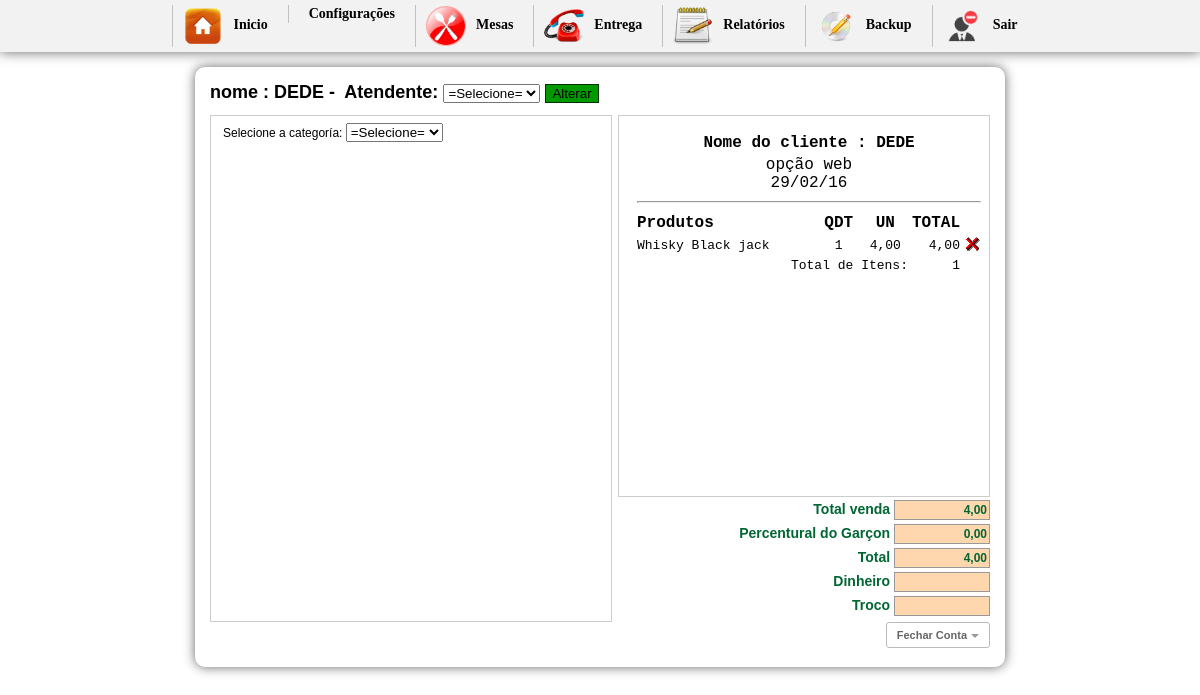
The app's page /inicio2.php?btn=vendapedido&id_mesa=40&idGarcon=27 (signed in) with its own data.
### tables this page shows
CREATE TABLE IF NOT EXISTS `pedido` (
  `id_mesa` int(10) NOT NULL AUTO_INCREMENT,
  `numero` int(10) NOT NULL,
  `idGarcon` varchar(200) NOT NULL,
  `situacao` int(1) NOT NULL,
  `email` varchar(50) DEFAULT NULL,
  `nome` varchar(50) DEFAULT NULL,
  `sobrenome` varchar(50) DEFAULT NULL,
  `telefone` varchar(30) DEFAULT NULL,
  `bairro` varchar(50) DEFAULT NULL,
  `rua` varchar(50) DEFAULT NULL,
  `numerocasa` varchar(20) DEFAULT NULL,
  `detalhes` longtext,
  PRIMARY KEY (`id_mesa`)
);

CREATE TABLE `config` (
  `id_conf` int(30) NOT NULL,
  `empresa` varchar(200) NOT NULL,
  `telefone` varchar(30) NOT NULL,
  `pgarcon` int(10) NOT NULL,
  `ativo` int(2) NOT NULL
);

CREATE TABLE IF NOT EXISTS `entrega` (
  `id` int(11) NOT NULL AUTO_INCREMENT,
  `cod` int(11) NOT NULL,
  `nome` varchar(150) NOT NULL,
  `preco` varchar(10) NOT NULL,
  `qtd` int(11) NOT NULL,
  `comanda` int(200) NOT NULL,
  `data` date NOT NULL,
  `time` time NOT NULL,
  `id_mesa` int(30) NOT NULL,
  `situacao` int(2) NOT NULL,
  `idGarcon` varchar(200) NOT NULL,
  `status` int(1) NOT NULL,
  `destino` int(1) NOT NULL,
  `entregue` int(1) NOT NULL,
  `feito` int(1) NOT NULL,
  PRIMARY KEY (`id`)
);

### vendapedido.php (the view, shortened to what this page needs)
<?php require_once('Connections/sistema.php'); ?>
<?php
if (!function_exists("GetSQLValueString")) {
function GetSQLValueString($theValue, $theType, $theDefinedValue = "", $theNotDefinedValue = "")
{
  $theValue = function_exists("mysql_real_escape_string") ? mysql_real_escape_string($theValue) : mysql_escape_string($theValue);
  switch ($theType) {
    case "long":
    case "int":
      $theValue = ($theValue != "") ? intval($theValue) : "NULL";
      break;
  }
  return $theValue;
}
}
$colname_Recordset1 = "-1";
if (isset($_GET['id_mesa'])) {
  $colname_Recordset1 = $_GET['id_mesa'];
}
$query_Recordset1 = sprintf("SELECT * FROM pedido WHERE id_mesa = %s", GetSQLValueString($colname_Recordset1, "int"));
$Recordset1 = mysql_query($query_Recordset1, $sistema) or die(mysql_error());
$row_Recordset1 = mysql_fetch_assoc($Recordset1);
$numero = $_GET['id_mesa'];
?>
<?php
  $sql1 = mysql_query("SELECT * FROM pedido WHERE id_mesa ='$numero'") or die(mysql_error());
  $cont1 = mysql_fetch_array($sql1);
  $sit = $cont1['situacao'];
  ?>
<h1>
<form action="" method="post" enctype="multipart/form-data">
nome : <?php echo $row_Recordset1['nome']; ?>&nbsp-&nbsp;
Atendente:
<select name="nomeGarcon">
<option value="0">=Selecione=</option>
</select>
<?php if($sit == "0"){?>
<input name="ok" type="submit" value="Abrir pedido" style="background-color: #F30; border:1px solid #9B0000;" />
<?php }else{ ?>
<input name="ok" type="submit" value="Alterar" style=" background-color:#090; border:1px solid #030;" />
<?php } ?>
</form>
</h1>
<div id="boxprodutos"><br/>
<?php if($sit == "1"){
include "selecionacat2.php";
} ?>
</div>
<div id="box">
	<div id="comentarios">
    <table width="100%" border="0" class="inputs">
  <tr>
 <?php $n = mysql_query("SELECT * FROM config");
 	$a = mysql_fetch_array($n);
 ?>
  <td align="center" style="font-size:16px;"><strong>Nome do cliente : <?php echo $row_Recordset1['nome']; ?></strong></td>
  </tr>
  <tr>
    <td align="center" style="font-size:16px;"><?php echo $a['empresa'] ?><br/> <?php echo date("d/m/y") ?></td>
    </tr>
    <tr>
    <td><hr/></td>
    </tr>
</table>
    <table width="100%">
    <tr>
	  <td  style="font-size:16px;"><strong>Produtos</strong></td>
      <td width="13%" align="center" style="font-size:16px;"><strong>QDT</strong></td>
      <td width="15%" align="center" style="font-size:16px;"><strong>UN</strong></td>
	  <td align="center" style="font-size:16px;"><strong>TOTAL</strong></td>
	  <td align="center">&nbsp;</td>
	  </tr>
	<?php
	$carrinho = mysql_query("SELECT *, SUM(qtd) AS qt,SUM(preco) AS pr FROM entrega WHERE id_mesa='$numero' AND situacao='1' GROUP BY cod") or die(		mysql_error());
	$contar = mysql_num_rows($carrinho);
	if($contar == 0){
		echo "";
	}else{
		while($res = mysql_fetch_array($carrinho)){
			$id           	= $res['id'];
			$nome  			= $res['nome'];
			$preco       	= $res['pr'];
			$qtd		 	= $res['qt'];
			$unitario		= $res['preco'];
			$id_mesa		= $res['id_mesa'];
			$itens +=$qtd;
			$total += $preco;
	?>
	<tr class="fontcomanda">
    <td width="60%" align="left">
    <a href="cozinha.php?id_mesa=<?php echo $id_mesa ?>&nome=<?php echo $nome; ?>"  title="Imprimir"
    onclick="Cozinha(this.href,'nomeJanela','350','600','yes');return false" class="fontcomanda"><?php echo $nome; ?></a>
    </td>
    <td align="center" ><?php echo $qtd; ?></td>
    <td align="center" ><?php echo  str_replace(".",",",$unitario); ?></td>
    <td width="10%" align="right"><?php echo number_format($preco, 2, ',', '.'); ?></td>
    <td width="2%" align="right">
    <a href="inicio2.php?btn=vendapedido&retira=produto&id=<?php echo $id ?>&id_mesa=<?php echo $numero ?>"><img src="imagens/icone_delete.gif" width="17" height="18" border="0" /></a>
    </td>
    </tr>
     <?php
		}
	}
	?>
	<tr class="fontcomanda">
	  <td colspan="3" align="right">Total de Itens:</td>
	  <td align="right"><?php echo $itens ?></td>
	  <td align="right">&nbsp;</td>
	  </tr>
    </table>
 <div id="formulario">
    <?php $totals = number_format($total, 2, ',', '.'); ?>
<form name="formulario" action="" method="post" enctype="multipart/form-data">
            <span class="valores">Total venda </span>
        <input name="total" type="text" value="<?php echo $totals ?>" size="8" maxlength="6" class="calc" readonly="true"/><br/>
        	<?php
			$g = mysql_query("SELECT * FROM config") or die(mysql_error());
			$w = mysql_fetch_array($g);
			$ativo = $w['ativo'];
			$percentual = $w['pgarcon'];
			if($ativo == 1){
			$porcento_garcon = $percentual;
			}else{
			$porcento_garcon = 0;
			}
				$pgarcon = $total * $porcento_garcon / 100;
				$somatotal = $total + $pgarcon;
			?>
                <span class="valores">Percentural do Garçon </span>
                <input name="garconP" type="text" class="calc" id="garconP" value="<?php echo number_format($pgarcon, 2, ',', '.'); ?>"/><br/>
                <span class="valores">Total </span>
                <input name="somatotal" type="text" class="calc" id="somatotal" value="<?php echo number_format($somatotal, 2, ',', '.'); ?>"/><br/>
        <span class="valores">Dinheiro </span>
        <input name="dinheiro" type="text" size="8"  class="calc" onkeyup="javascript:operacao('')" id="dinheiro-1"/><br/>
            <span class="valores">Troco </span>
            <input name="troco" type="text" class="calc" size="8" maxlength="8" readonly="true"/><br/>
      </form>
      <br/>
      <?php
	  $mesas = $_GET['id_mesa'];
	  ?>
      <a href="imprimepedido.php?id_mesa=<?php echo $mesas;?>&pgarcon=<?php echo $pgarcon?>&somatotal=<?php echo $somatotal ?>"
  onclick="NovaJanela(this.href,'nomeJanela','750','600','yes');return false" class="button">
  Fechar Conta</a>
      </div>
  </div>
</div>

### css/css.css (style rules this page uses)
body { margin-left: 0px;margin-top: 0px;margin-right: 0px;margin-bottom: 0px; background-color:#FFF; font-family:Verdana, Geneva, sans-serif; font-size:12px; }
h1 { font-size:18px; margin-top:0; }
#boxprodutos { width:400px; height:500px; margin:0 auto; border:1px solid #ccc; float:left; background:#FFF; padding-bottom:5px; overflow:auto }
#box { width:370px; margin:0 auto; border:1px solid #ccc; float:right; font:10px "Courier New", Courier, monospace; background:#FFF; }
.fontcomanda { font-size:13px; }
.fontcomanda a:link { font:10px "Courier New", Courier, monospace; font-size:13px; text-decoration:none;color:#000; }
#comentarios { width:350px; height:350px;overflow: auto; padding:15px; }
#formulario { position:absolute; width:300px; height:115px; top:498px; font-size:10px; text-align:right; margin-left:56px; }
.calc { border:1px solid #999; height:16px; width:90px; font-family:Verdana, Geneva, sans-serif; font-size:12px; font-weight:bold; color:#063; background:#FFD7AE; margin:2px 0 2px 0; text-align:right; }
.valores { font-size:10px; font-family:Verdana, Geneva, sans-serif; font-size:14px; font-weight:bold; color:#063; }
.button { border: 1px solid #BBB; border-radius: 3px; text-shadow: 0 1px 1px white; -webkit-box-shadow: 0 1px 1px #fff; -moz-box-shadow: 0 1px 1px #fff; box-shadow: 0 1px 1px #fff; font: bold 11px Sans-Serif; padding: 6px 10px; white-space: nowrap; vertical-align: middle; color: #666; background: transparent; cursor: pointer; margin-top:3px; text-decoration:none; }
.button:after { content: ""; display: inline-block; width: 0; height: 0; border-top: 4px solid #999; border-left: 4px solid transparent; border-right: 4px solid transparent; margin: 0 0 0 4px; position: relative; top: -1px; text-decoration:none; }

### records on screen
pedido: nome "DEDE"
config: empresa "opção web", garconP "0,00", somatotal "4,00"
entrega: nome "Whisky Black jack", qtd "1", preco "4,00"

### other values on screen
$itens "1"
